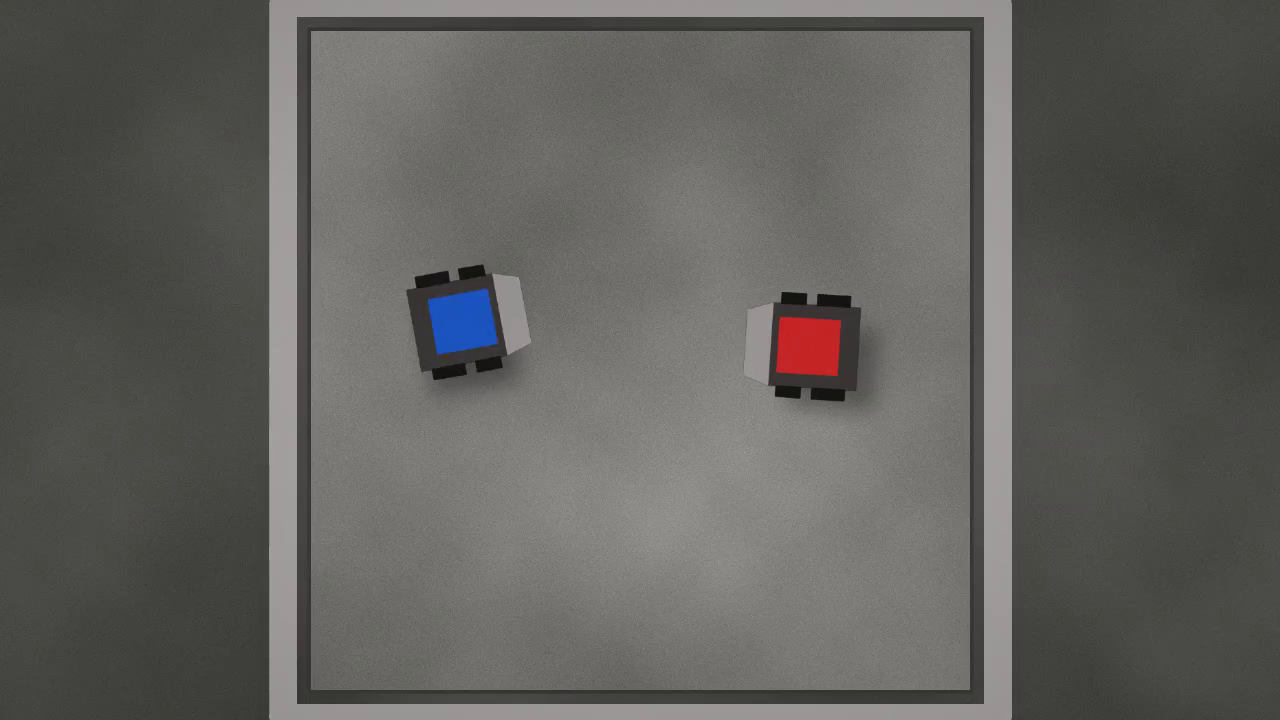
#> input picture frame 0 of apps/cv-worker/data/videos/video_facil.mp4, 1280 x 720 px
$ python hsv_calibrator.py --robot 1
#> lines starting #> are read from the running program, lines starting #| are printed output that depends on the picture; after the words box and inside, x2 and y2 are one past the last pixel; in counts of white or black regions, pixels touching at a corner belong together
### apps/cv-worker/src/preprocessing.py
import cv2


def reduce_noise(frame_bgr, kernel_size=5):
    if kernel_size <= 0:
        return frame_bgr

    # GaussianBlur requires an odd kernel size
    if kernel_size % 2 == 0:
        kernel_size += 1
        # #  #  # #
        # #  #  # #
        # # [#] # # ---- > Builded rounded by a central point
        # #  #  # #
        # #  #  # #

    return cv2.GaussianBlur(
        frame_bgr,
        (kernel_size, kernel_size),
        0
    )


def convert_to_hsv(frame):
    hsv_frame = cv2.cvtColor(
        frame,
        cv2.COLOR_BGR2HSV
    )

    return hsv_frame


def preprocess(frame, blur_kernel=5):
    # Receive BGR frame from OpenCV

    # Reduce image noise
    frame = reduce_noise(
        frame,
        blur_kernel
    )

    # Convert BGR -> HSV
    frame_hsv = convert_to_hsv(frame)

    # H → Hue        → which color
    # S → Saturation → color intensity
    # V → Value      → luminosity

    return frame_hsv

### apps/cv-worker/src/segmentation.py
"""Segmentation: HSV frame -> one clean binary mask per robot."""
import cv2
import numpy as np


def create_mask(frame_hsv, ranges):
    """White where the pixel falls inside ANY of the (lower, upper) ranges."""
    mask = np.zeros(frame_hsv.shape[:2], dtype=np.uint8)

    for lower, upper in ranges:
        range_mask = cv2.inRange(
            frame_hsv,
            np.array(lower, dtype=np.uint8),
            np.array(upper, dtype=np.uint8),
        )
        mask = cv2.bitwise_or(mask, range_mask)

    return mask


# Concepts of Closing and Opening of the mask, for cleaning
#   opening = erode then dilate -> removes small white specks
#   closing = dilate then erode -> fills small black holes inside the marker
def clean_mask(mask, kernel_size=5):
    if kernel_size <= 0:
        return mask

    kernel = cv2.getStructuringElement(
        cv2.MORPH_ELLIPSE,
        (kernel_size, kernel_size)
    )

    mask = cv2.morphologyEx(mask, cv2.MORPH_OPEN, kernel)
    mask = cv2.morphologyEx(mask, cv2.MORPH_CLOSE, kernel)

    return mask


def segment_color(frame_hsv, ranges, kernel_size=5):
    mask = create_mask(frame_hsv, ranges)
    return clean_mask(mask, kernel_size)


# [6 lines left out: function segment_all, not called in this run]


def count_regions(mask):
    """Number of separate white regions, ignoring regions inside holes of others.

    Used to validate a mask: a good mask has exactly 1 region per robot.
    """
    contours, _ = cv2.findContours(mask, cv2.RETR_EXTERNAL, cv2.CHAIN_APPROX_SIMPLE)
    return len(contours)

### apps/cv-worker/src/debug.py
"""Debug drawings. Only main.py (with display on) and tools/ use this module;
the pipeline modules never open windows."""
import cv2
import numpy as np

FONT = cv2.FONT_HERSHEY_SIMPLEX
TEXT_COLOR = (0, 255, 255)  # yellow (BGR)
MAX_VIEW_WIDTH = 1280


def tile_scale(frame):
    """Scale so that two tiles side by side fit in MAX_VIEW_WIDTH."""
    return min(1.0, MAX_VIEW_WIDTH / 2 / frame.shape[1])


def to_tile(image, scale, text):
    if image.ndim == 2:  # masks are 1 channel; the grid needs 3
        image = cv2.cvtColor(image, cv2.COLOR_GRAY2BGR)
    tile = cv2.resize(image, None, fx=scale, fy=scale, interpolation=cv2.INTER_AREA)
    cv2.putText(tile, text, (10, 25), FONT, 0.6, (0, 0, 0), 4)
    cv2.putText(tile, text, (10, 25), FONT, 0.6, TEXT_COLOR, 1)
    return tile


def grid(top_left, top_right, bottom_left, bottom_right):
    return np.vstack([
        np.hstack([top_left, top_right]),
        np.hstack([bottom_left, bottom_right]),
    ])


# [18 lines left out: function draw_detections, not called in this run]


TRAIL_COLORS = {1: (0, 255, 0), 2: (255, 0, 255)}  # robot 1 green, robot 2 magenta
TRAIL_LENGTH = 90  # frames of history drawn (3 s at 30 fps)


# [35 lines left out: functions draw_trails, show_masks, not called in this run]

### apps/cv-worker/tools/hsv_calibrator.py
"""HSV calibrator: find the HSV range of one robot's marker.

Run from apps/cv-worker:
    python tools/hsv_calibrator.py --robot 1
    python tools/hsv_calibrator.py --robot 2 --video data/videos/other.mp4

The frame goes through the SAME preprocess() and segmentation functions as the
pipeline, so what you see here is exactly what main.py will get.

Window (2x2):
    original (click to sample)  | raw mask (cv2.inRange only)
    clean mask (open + close)   | result (only the pixels the mask keeps)

Keys:
    space   play / pause
    d / a   next / previous frame
    s       apply the range suggested by the clicked samples
    c       clear the samples
    p       print the range in config.py format
    q / Esc quit (also prints the range)

Hue wrap: when "H min" > "H max" the range wraps around 179 -> 0 and becomes
two ranges (needed for red). E.g. H min 170, H max 10 = 170-179 + 0-10.
"""
import argparse
import sys
from pathlib import Path

import cv2
import numpy as np

SRC_DIR = Path(__file__).resolve().parent.parent / "src"
sys.path.insert(0, str(SRC_DIR))

from config import BLUR_KERNEL, DEFAULT_VIDEO, MORPH_KERNEL, ROBOT_COLORS, ROBOT_NAMES  # noqa: E402
from debug import grid, tile_scale, to_tile  # noqa: E402
from preprocessing import preprocess  # noqa: E402
from segmentation import clean_mask, count_regions, create_mask  # noqa: E402

VIEW = "hsv calibrator"
CONTROLS = "controls"
H_LIMIT = 179
SAMPLE_RADIUS = 2       # a click samples a 5x5 patch around the pixel
MARGIN = (5, 40, 40)    # margin added around the samples for H, S, V

# (trackbar name, max value)
TRACKBARS = [
    ("H min", H_LIMIT), ("H max", H_LIMIT),
    ("S min", 255), ("S max", 255),
    ("V min", 255), ("V max", 255),
    ("Blur", 31), ("Morph", 31),
]


# ---------- range <-> trackbar bounds ----------

def bounds_to_ranges(b):
    """Trackbar bounds -> list of (lower, upper), splitting a wrapped hue."""
    s_v_low = (b["S min"], b["V min"])
    s_v_high = (b["S max"], b["V max"])

    if b["H min"] <= b["H max"]:
        return [((b["H min"], *s_v_low), (b["H max"], *s_v_high))]

    return [
        ((b["H min"], *s_v_low), (H_LIMIT, *s_v_high)),
        ((0, *s_v_low), (b["H max"], *s_v_high)),
    ]


def ranges_to_bounds(ranges):
    """config.py ranges -> trackbar bounds (inverse of bounds_to_ranges)."""
    lows = [lower for lower, _ in ranges]
    highs = [upper for _, upper in ranges]

    if len(ranges) == 1:
        h_min, h_max = lows[0][0], highs[0][0]
    else:
        # Wrapped red: the range that ends at 179 gives H min,
        # the range that starts at 0 gives H max.
        high_part = max(ranges, key=lambda r: r[0][0])
        low_part = min(ranges, key=lambda r: r[0][0])
        h_min, h_max = high_part[0][0], low_part[1][0]

    return {
        "H min": h_min, "H max": h_max,
        "S min": min(l[1] for l in lows), "S max": max(h[1] for h in highs),
        "V min": min(l[2] for l in lows), "V max": max(h[2] for h in highs),
    }


# [18 lines left out: function suggest_bounds, not called in this run]


def format_ranges(robot_id, ranges):
    pairs = ", ".join(f"({tuple(lower)}, {tuple(upper)})" for lower, upper in ranges)
    return f"    {robot_id}: [{pairs}],  # {ROBOT_NAMES.get(robot_id, '')}"


# ---------- trackbars ----------

def create_controls(initial):
    cv2.namedWindow(CONTROLS, cv2.WINDOW_NORMAL)
    cv2.resizeWindow(CONTROLS, 500, 330)
    for name, max_value in TRACKBARS:
        cv2.createTrackbar(name, CONTROLS, initial[name], max_value, lambda _: None)


def read_controls():
    return {name: cv2.getTrackbarPos(name, CONTROLS) for name, _ in TRACKBARS}


def set_controls(bounds):
    for name, value in bounds.items():
        cv2.setTrackbarPos(name, CONTROLS, value)


# ---------- mouse ----------

# [25 lines left out: function on_mouse, not called in this run]


# ---------- main loop ----------

def read_at(capture, index):
    capture.set(cv2.CAP_PROP_POS_FRAMES, index)
    ok, frame = capture.read()
    return frame if ok else None


def parse_args():
    parser = argparse.ArgumentParser(description="HSV calibrator")
    parser.add_argument("--robot", type=int, choices=sorted(ROBOT_COLORS), required=True)
    parser.add_argument("--video", type=Path, default=DEFAULT_VIDEO)
    return parser.parse_args()


def main():
    args = parse_args()

    capture = cv2.VideoCapture(str(args.video))
    if not capture.isOpened():
        raise SystemExit(f"Couldn't open the video: {args.video}")

    total = int(capture.get(cv2.CAP_PROP_FRAME_COUNT))
    fps = capture.get(cv2.CAP_PROP_FPS) or 30
    delay = max(int(1000 / fps), 1)

    initial = ranges_to_bounds(ROBOT_COLORS[args.robot])
    initial.update({"Blur": BLUR_KERNEL, "Morph": MORPH_KERNEL})
    create_controls(initial)

    state = {"hsv": None, "scale": 1.0, "samples": []}
    cv2.namedWindow(VIEW)
    cv2.setMouseCallback(VIEW, on_mouse, state)

    index = 0
    frame = read_at(capture, index)
#> in read_at, frame is the input picture: shape (720, 1280, 3); mean B, G, R 93.6, 96.6, 98.2
    paused = False
    print(__doc__)

    while True:
        bounds = read_controls()
        ranges = bounds_to_ranges(bounds)

        # Same steps as the pipeline
        frame_hsv = preprocess(frame, bounds["Blur"])
#> in convert_to_hsv, `hsv_frame = cv2.cvtColor( frame, cv2.COLOR_BGR2HSV )`: hsv_frame: shape (720, 1280, 3); mean H, S, V 23.9, 13.8, 98.8
        raw = create_mask(frame_hsv, ranges)
#> the loop in create_mask, `for lower, upper in ranges:` made 1 pass
#> pass 1, in create_mask, `range_mask = cv2.inRange( frame_hsv, np.array(lower, dtype=np.uint8), ..`:
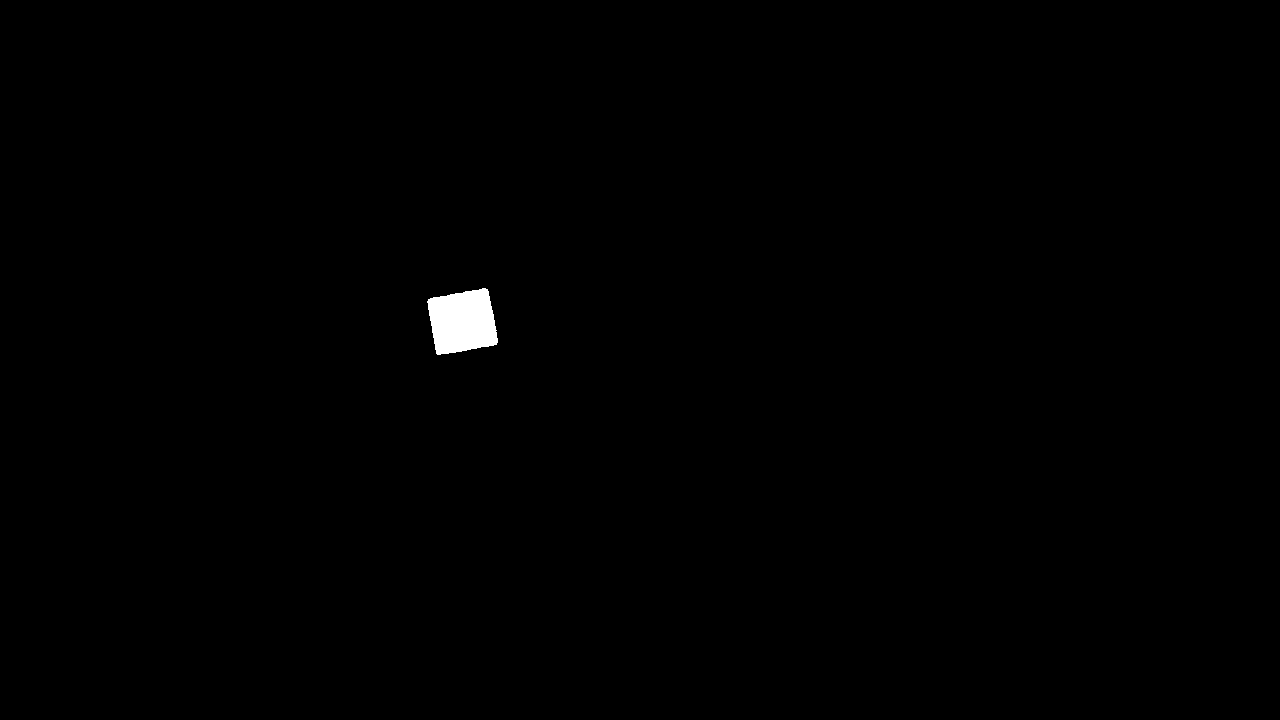
#> range_mask: shape (720, 1280); 0.39% white; 1 white region, box (x1, y1, x2, y2) and area: (427, 288, 498, 355) 3631
        clean = clean_mask(raw, bounds["Morph"])
#> in clean_mask, `mask = cv2.morphologyEx(mask, cv2.MORPH_OPEN, kernel)`: mask: shape (720, 1280); 0.39% white; 1 white region
        result = cv2.bitwise_and(frame, frame, mask=clean)

        state["hsv"] = frame_hsv
        state["scale"] = scale = tile_scale(frame)
#> scale = 0.5

        white = 100 * cv2.countNonZero(clean) / clean.size
#> white = 0.393
        status = "paused" if paused else "playing"
        cv2.imshow(VIEW, grid(
            to_tile(frame, scale, f"frame {index}/{total - 1} ({status})  click to sample"),
            to_tile(raw, scale, f"raw mask  regions: {count_regions(raw)}"),
            to_tile(clean, scale, f"clean mask  regions: {count_regions(clean)}  white: {white:.2f}%"),
            to_tile(result, scale, f"robot {args.robot} ({ROBOT_NAMES[args.robot]})  {len(ranges)} range(s)"),
        ))
#> in count_regions, `contours, _ = cv2.findContours(mask, cv2.RETR_EXTERNAL, cv2.CHAIN_APPR..`: contours = 1 contour; box (x1, y1, x2, y2) and area: (427, 288, 498, 355) 3516
#> in to_tile (call 2), `image = cv2.cvtColor(image, cv2.COLOR_GRAY2BGR)`: image: shape (720, 1280, 3); 0.39% white; 1 white region
#> in count_regions (call 2), `contours, _ = cv2.findContours(mask, cv2.RETR_EXTERNAL, cv2.CHAIN_APPR..`: contours = 1 contour; box (x1, y1, x2, y2) and area: (428, 288, 498, 355) 3512
#> in to_tile (call 3), `image = cv2.cvtColor(image, cv2.COLOR_GRAY2BGR)`: image: shape (720, 1280, 3); 0.39% white; 1 white region, box (x1, y1, x2, y2) and area: (428, 288, 498, 355) 3626
#> call 4 of to_tile, with scale = 0.5, text = 'robot 1 (blue)  1 range(s)'
#> in to_tile (call 4), `cv2.putText(tile, text, (10, 25), FONT, 0.6, TEXT_COLOR, 1)`:
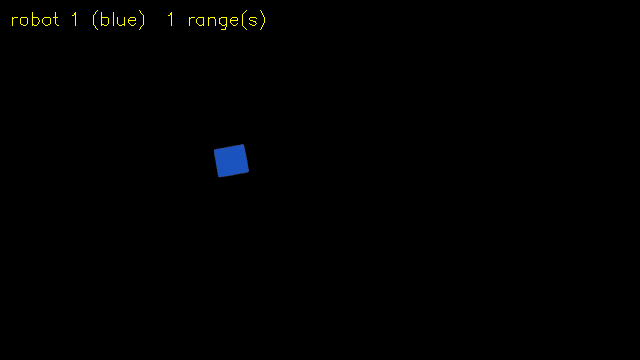
#> tile: shape (360, 640, 3); mean B, G, R 0.7, 0.8, 0.6
#> in grid, `return np.vstack([ np.hstack([top_left, top_right]), np.hstack([bottom..`:
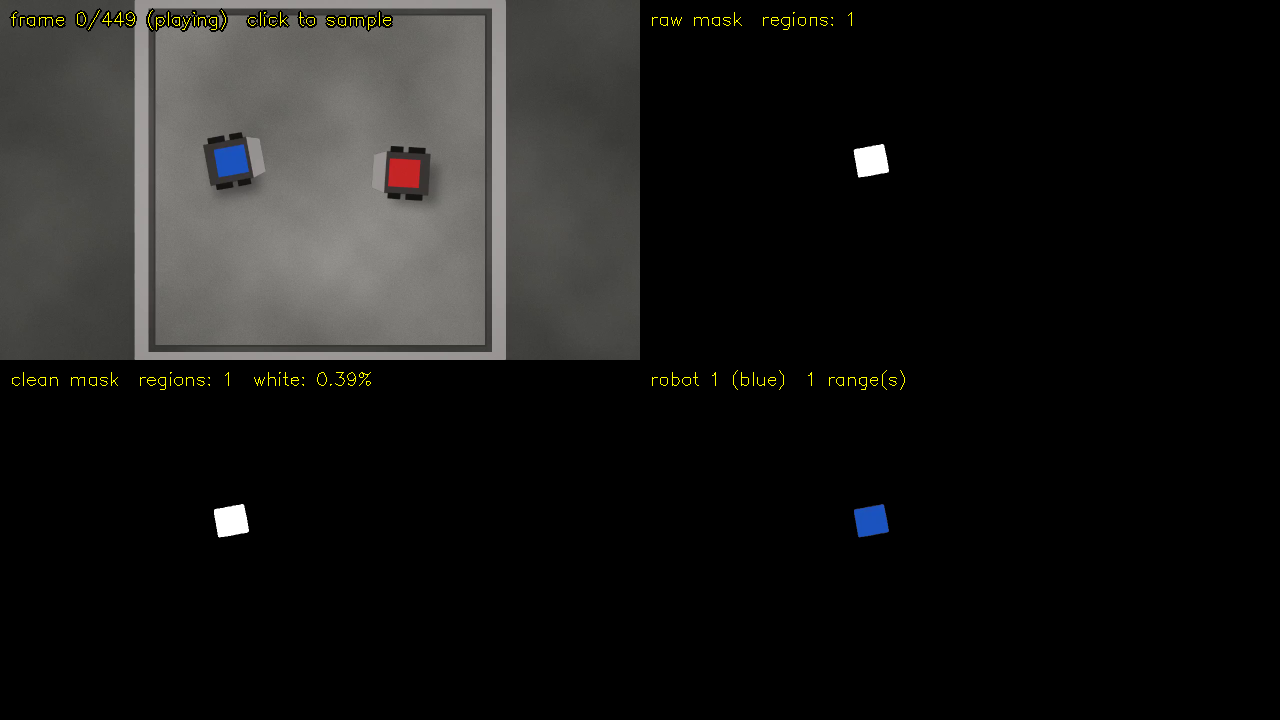
#> returned value: shape (720, 1280, 3); mean of channels 0, 1, 2 23.7, 25, 25.3; drawn as B, G, R

        key = cv2.waitKey(delay if not paused else 30) & 0xFF
#> (key q is pressed here)

        if key in (ord("q"), 27) or cv2.getWindowProperty(VIEW, cv2.WND_PROP_VISIBLE) < 1:
            break
        if key == ord(" "):
            paused = not paused
        elif key == ord("p"):
            print(format_ranges(args.robot, ranges))
        elif key == ord("s") and state["samples"]:
            set_controls(suggest_bounds(np.vstack(state["samples"])))
        elif key == ord("c"):
            state["samples"].clear()
            print("samples cleared")

        step = 0
        if key == ord("d"):
            step = 1
        elif key == ord("a"):
            step = -1
        elif not paused:
            step = 1

        if step:
            index = (index + step) % total  # loops at the end of the video
            frame = read_at(capture, index) if step < 0 else capture.read()[1]
            if frame is None:  # end reached earlier than FRAME_COUNT said
                index = 0
                frame = read_at(capture, 0)

    print("\nPaste into ROBOT_COLORS in src/config.py:")
    print(format_ranges(args.robot, bounds_to_ranges(read_controls())))
    capture.release()
    cv2.destroyAllWindows()


if __name__ == "__main__":
    main()
